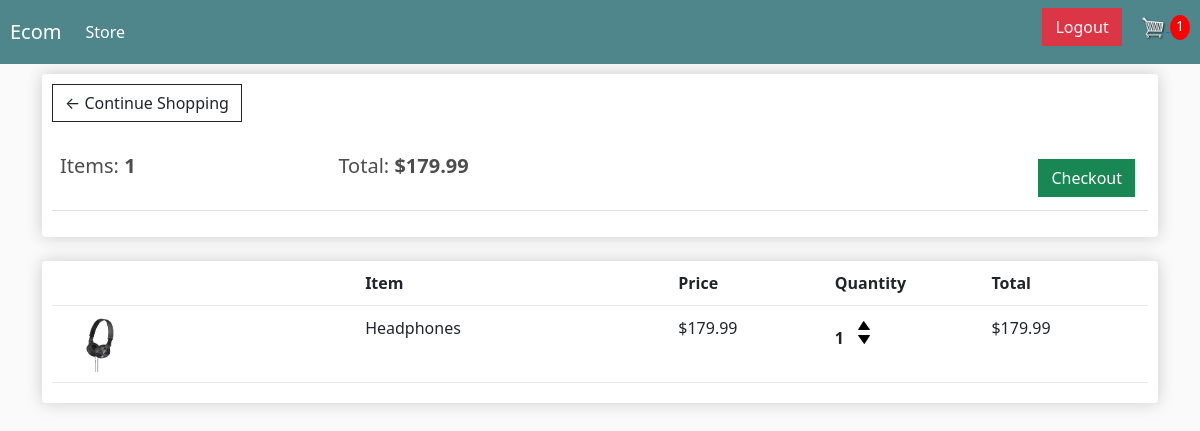
/cart/ (signed in), run on an earlier commit of the app's database.
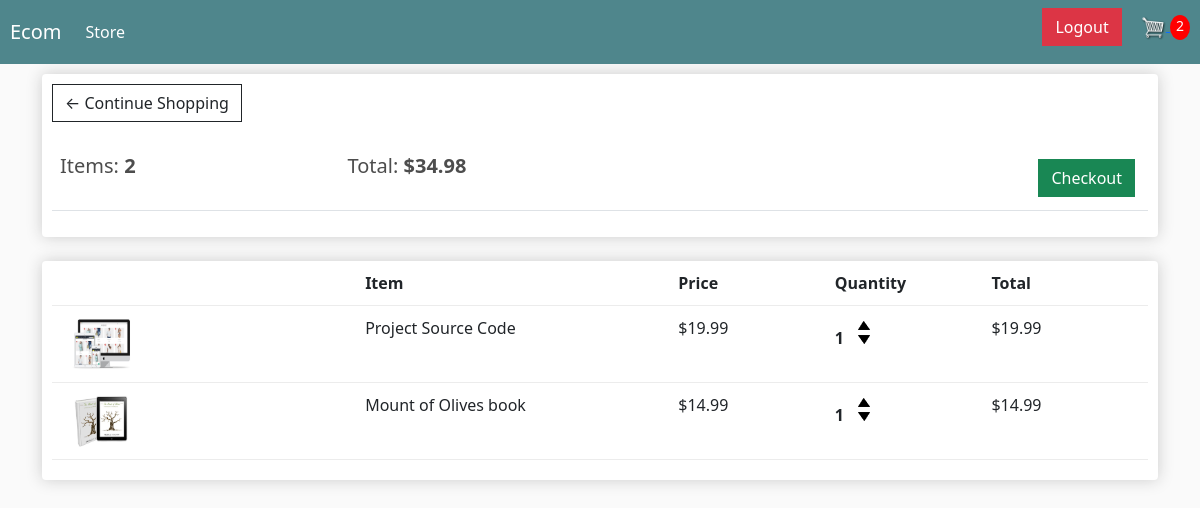
And on a later commit of the database.
### store/models.py (models this page shows, shortened)
class Order(models.Model):
    customer = models.ForeignKey(Customer, on_delete=models.SET_NULL, null=True, blank=True)
    date_ordered = models.DateTimeField(auto_now_add=True)
    complete = models.BooleanField(default=False, null=True, blank=False)
    transaction_id = models.CharField(max_length=100, null=True)
    @property
    def get_cart_total(self):
        orderitems = self.orderitem_set.all()
        total = sum([item.get_total for item in orderitems])
        return total
    @property
    def get_cart_items(self):
        orderitems = self.orderitem_set.all()
        total = sum([item.quantity for item in orderitems])
        return total

class OrderItem(models.Model):
    product = models.ForeignKey(Product, on_delete=models.SET_NULL, blank=True, null=True)
    order = models.ForeignKey(Order, on_delete=models.SET_NULL,blank=True, null=True)
    quantity = models.IntegerField(default=0, null=True, blank=True)
    date_added = models.DateTimeField(auto_now_add=True)
    @property
    def get_total(self):
        total = self.quantity * self.product.price
        return total

class Product(models.Model):
    name = models.CharField(max_length=200, null=True)
    price = models.FloatField()
    digital = models.BooleanField(default=False, null=True, blank=False)
    image = models.ImageField(null=True, blank=True)
    @property
    def imageURL(self):
        try:
            url = self.image.url
        except:
            url = ''
        return url

### store/views.py (the view)
# urls.py: path('cart/', views.cart, name='cart'),
def cart(request):
    data = cartData(request)
    cartItems = data['cartItems']
    order = data['order']
    items = data['items']
    context = {
        'items': items,
        'order': order,
        'cartItems': cartItems
    }
    return render(request, 'store/cart.html', context)

### store/utils.py (called while the page is built)
def cartData(request):
    if request.user.is_authenticated:
        customer = request.user.customer
        order, created = Order.objects.get_or_create(customer=customer, complete=False)
        items = order.orderitem_set.all()
        cartItems = order.get_cart_items
    else:
        cookieData = cookieCart(request)
        cartItems = cookieData['cartItems']
        order = cookieData['order']
        items = cookieData['items']
    return {'cartItems': cartItems, 'order': order, 'items': items}

### store/templates/store/cart.html
{% extends 'store/main.html' %}
{% load static %}
{% block content %}
<div class="row">
	<div class="col-lg-12">
        <div class="box-element">
            <a  class="btn btn-outline-dark" href="{% url 'store' %}">&#x2190; Continue Shopping</a>
            <br>
            <br>
            <table class="table">
                <tr>
                    <th><h5>Items: <strong>{{ order.get_cart_items }}</strong></h5></th>
                    <th><h5>Total:<strong> ${{ order.get_cart_total|floatformat:2 }}</strong></h5></th>
                    <th>
                        <a  style="float:right; margin:5px;" class="btn btn-success" href="{% url 'checkout' %}">Checkout</a>
                    </th>
                </tr>
            </table>
        </div>
		<br>
        <div class="box-element">
            <div class="cart-row">
                <div style="flex:2"></div>
                <div style="flex:2"><strong>Item</strong></div>
                <div style="flex:1"><strong>Price</strong></div>
                <div style="flex:1"><strong>Quantity</strong></div>
                <div style="flex:1"><strong>Total</strong></div>
            </div>
            {% for item in items %}
                <div class="cart-row">
                    <div style="flex:2"><img class="row-image" src="{{ item.product.imageURL }}"></div>
                    <div style="flex:2"><p>{{ item.product.name }}</p></div>
                    <div style="flex:1"><p>${{ item.product.price|floatformat:2 }}</p></div>
                    <div style="flex:1">
                        <p class="quantity">{{ item.quantity }}</p>
                        <div class="quantity">
                            <img data-product='{{ item.product.id }}' data-action='add' class="chg-quantity update-cart" src="{% static  'images/arrow-up.png' %}">
                            <img data-product='{{ item.product.id }}' data-action='remove' class="chg-quantity update-cart" src="{% static  'images/arrow-down.png' %}">
                        </div>
                    </div>
                    <div style="flex:1"><p>${{ item.get_total }}</p></div>
                </div>
            {% endfor %}
	</div>
</div>
{% endblock content %}

### store/templates/store/main.html (shortened to what this page needs)
{% load static %}
<!DOCTYPE html>
<html lang="en">
<head>
    <link href="https://cdn.jsdelivr.net/npm/bootstrap@5.1.0/dist/css/bootstrap.min.css" rel="stylesheet">
    <link rel="stylesheet" href="{% static 'css/main.css' %}">
</head>
<body>
    <nav class="navbar navbar-expand-lg navbar-dark bg-dark" style="padding: 0 10px;">
        <a class="navbar-brand" href="{% url 'store' %}">Ecom</a>
        <div class="collapse navbar-collapse" id="navbarSupportedContent">
            <ul class="navbar-nav me-auto mb-2 mb-lg-0">
                <li class="nav-item">
                    <a class="nav-link active" aria-current="page" href="{% url 'store' %}">Store</a>
                </li>
            </ul>
            <div class="form-inline my-2 my-lg-">
                {% if user.is_authenticated %}
                    <a href="#"class="btn btn-danger">Logout</a>
                {% else %}
                    <a href="#"class="btn btn-warning">Login</a>
                {% endif %}
                <a href="{% url 'cart' %}">
                    <img id="cart-icon" src="{% static 'images/cart.png' %}">
                </a>
                <p id="cart-total">{{ cartItems }}</p>
            </div>
        </div>
    </nav>
    <div class="container">
        {% block content %}
        {% endblock content %}
    </div>
</body>
</html>

### static/css/main.css (style rules this page uses)
body { background-color: hsl(0, 0%, 98%); }
h1,h2,h3,h4,h5,h6 { color:hsl(0, 0%, 30%); }
.box-element { box-shadow:hsl(0, 0%, 80%) 0 0 16px; background-color: #fff; border-radius: 4px; padding: 10px; }
.bg-dark { background-color: #4f868c!important; }
#cart-icon { width:25px; display: inline-block; margin-left: 15px; }
#cart-total { display: inline-block; text-align: center; color:#fff; background-color: red; width: 20px; height: 25px; border-radius: 50%; font-size: 14px; }
.col-lg-4, .col-lg-6, .col-lg-8, .col-lg-12 { margin-top: 10px; }
.btn { border-radius: 0; }
.row-image { width: 100px; }
.cart-row { display: flex; align-items: flex-stretch; padding-bottom: 10px; margin-bottom: 10px; border-bottom: 1px solid #ececec; }
.quantity { display: inline-block; font-weight: 700; padding-right:10px; }
.chg-quantity { width: 12px; cursor: pointer; display: block; margin-top: 5px; transition:.1s; }

What changed in the data, as far as the page shows it:
no longer on this page (row edited): Order: get_cart_items "1", get_cart_total "179.99"
removed OrderItem: product.imageURL (picture), product.name "Headphones", product.price "179.99", quantity "1", get_total "179.99"
added Order: get_cart_items "2", get_cart_total "34.98"
added OrderItem: product.imageURL (picture), product.name "Project Source Code", product.price "19.99", quantity "1", get_total "19.99"
added OrderItem: product.imageURL (picture), product.name "Mount of Olives book", product.price "14.99", quantity "1", get_total "14.99"
Also different on the page:
{{ cartItems }}: "1" → "2"
